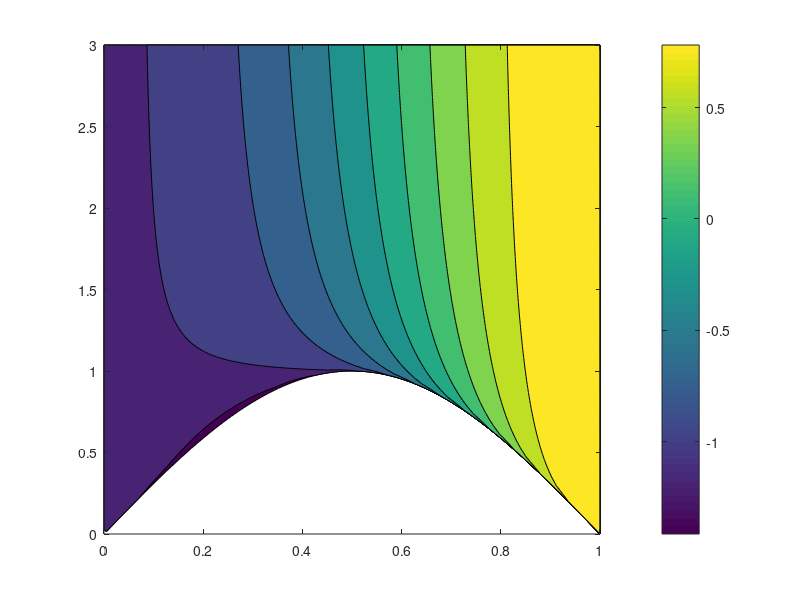

Write the MATLAB code that produced this figure. (Note: this script raises an error after producing the figure.)
function fig = slam_plot()

    theta = linspace(0, pi, 200);
    y_axis_span = linspace(0, 1, 120);
    two_Tf_over_H_max = 3;
    [THETA, Y_AXIS_SPAN] = meshgrid(theta, y_axis_span);

    % this makes it so y_axis_span=0 corresponds to y=sin(theta) and
    % y_axis_span=1 corresponds to y=two_Tf_over_H_max, to get a good sin shape
    TWO_TF_OVER_H = sin(THETA) + Y_AXIS_SPAN .* (two_Tf_over_H_max - sin(THETA));

    squared = sin(THETA) ./ (TWO_TF_OVER_H);
    X_map = TWO_TF_OVER_H .* (sqrt(1 - squared.^2) - 1) - cos(THETA);
    idx_imag = X_map ~= real(X_map);
    X_map(idx_imag) = NaN; % -2*TF_OVER_H(idx_imag);

    fig = figure;
    contourf(THETA / pi, TWO_TF_OVER_H, real(X_map), 10);
    cb = colorbar;
    cb.Label.String = '$X^*$';
    cb.Label.Interpreter = 'latex';
    cb.Label.Rotation = 0;
    cb.Label.FontSize = 24;
    xlabel('$\theta/\pi$', 'Interpreter', 'latex');
    ylabel('$\frac{T_f}{H/2}$', 'Interpreter', 'latex');
    clim([-1 1]);
    % title()
    my_text = '$X_{slam}=0 ~\textrm{if}~ \frac{T_f}{H/2} < \sin\theta$';
    text(.19, .4, my_text, 'Interpreter', 'latex', 'FontSize', 24);
    improvePlot;
    set(gcf, "Position", [100 100 750 600]);
    title('$X_{slam}=T_f+\frac{H}{2} X^*$', 'Interpreter', 'latex', 'FontSize', 24);
    colormap(bluewhitered);

end
